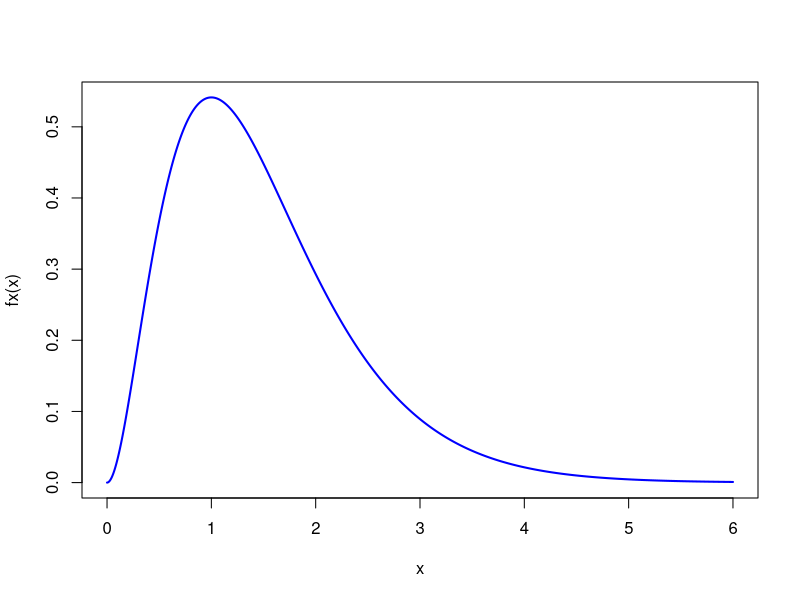
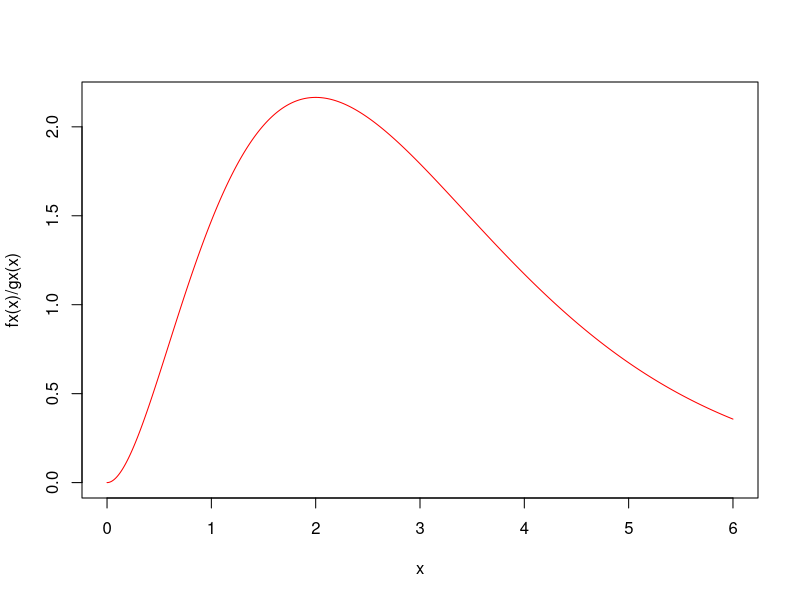
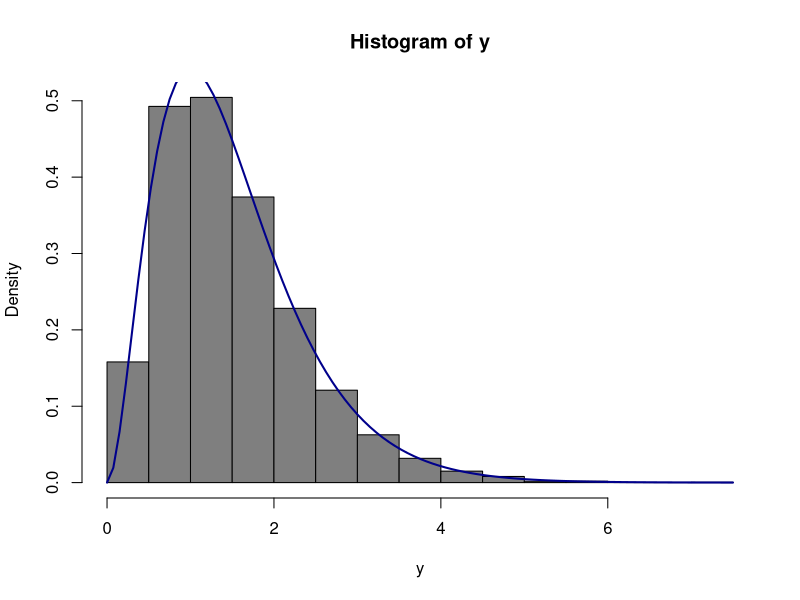

Here is the R script that generated these plots, in order: (Note: this script raises an error after producing the figures.)
## ---- chunk 1
library(dplyr)
## ---- chunk 2
fx <- function(x) ((2*x)/exp(x))^2
x  <- seq(0,6,0.001)
plot(x,fx(x),type="l",col="blue",lwd=2,xlim=c(0,6))
gx <- function(x) exp(-x)


## ---- chunk 3
plot(x,fx(x)/gx(x),type = "l", col="red")

c <- max((((2*x)/exp(x))^2)/(exp(-x))); c

## ---- chunk 4
n<- 10000
k<- 0   # contador para aceptar valores
j<- 0  # contador de iteraciones necesarias para generar las "n" variables
y<- numeric(n)

while(k< n){
  u= runif(1)
  j= j+1  
  x= rexp(1)     # v.a de g(x)~exp(1)
  if((((2*x)/exp(x))^2)/(c*exp(-x)) > u){   # comparo con f(x)/cg(x)
    k= k+1  # acepto x
    y[k]= x   
  }    
}		

j
## ---- chunk 5
# a) Verificacion: grafica
alpha  <-3
landa <-2
hist(y,probability = T,col="gray50")  # histograma de las variables simuladas
curve(dgamma(x,alpha,landa),col="darkblue", lwd=2, add=TRUE, yaxt="n")   # curva teorica

## ---- chunk 6
# b) Verificacion: media y varianza teoricos vs muestrales
mean(y); alpha/lambda   # promedio muestral y teorico
var(y); alpha/(lambda*lambda)   # varianza muestral y teorica
